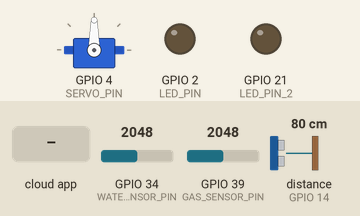
The sketch below on a simulated ESP32. On the bench: servo, output pins drawn as LEDs (lit = HIGH). The test bench sets the inputs (shaded band); at power-on: distance to the obstacle (sensor on GPIO 14) 80 cm, GPIO 34 (WATER_SENSOR_PIN) = 2048, GPIO 39 (GAS_SENSOR_PIN) = 2048. The echo pulse lasts 58.3 µs per cm; WiFi joins after 1.5 s; servers stay silent unless stated; the Firebase database answers and starts empty; pins used as bus, display or sensor lines are not drawn; what the sketch prints to the serial monitor is not drawn.

Above: at 2.7 s.
2.8 s: the phone or cloud app sets data to on
At 11.5 s:
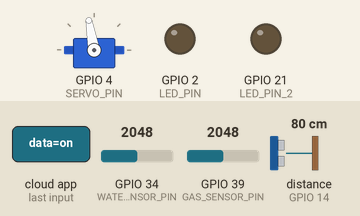
12.2 s: the phone or cloud app sets data3 to on
At 16.4 s:
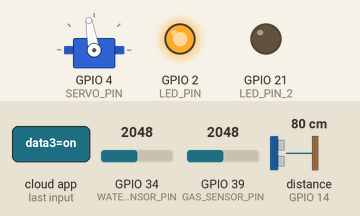
16.8 s: distance to the obstacle (sensor on GPIO 14) set to 13 cm
21.1 s: distance to the obstacle (sensor on GPIO 14) set to 10 cm
At 24.8 s:
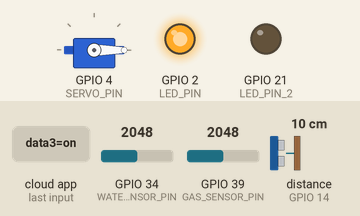
26.0 s: the phone or cloud app sets data3 to off
At 29.6 s:
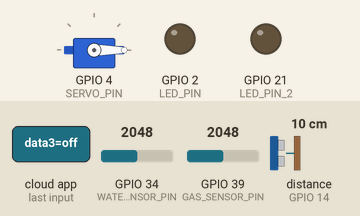
Timing chart, 0 to 31.1 s (numbered marks = the images above; inputs shaded):
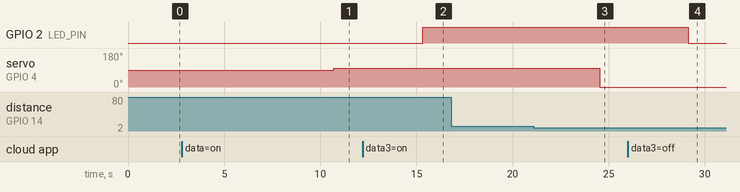

The sketch:

iot_next.ino
```cpp
#include <Arduino.h>
#include <Wire.h>
#include <WiFi.h>
#include <Firebase_ESP_Client.h>
#include <ESP32Servo.h>
#define WATER_SENSOR_PIN 34
#define GAS_SENSOR_PIN 39
#define SERVO_PIN 4
#define TRIG_PIN 12
#define ECHO_PIN 14
#define LED_PIN 2
#define LED_PIN_2 21
#define WIFI_SSID "OLAX_4G_E61B"
#define WIFI_PASSWORD "34787551"
#define API_KEY "AIzaSyB61RgvjKh09xXGxtUG3da2SxBxwsMLQz0"
#define DATABASE_URL "https://test-cart-72ea7-default-rtdb.firebaseio.com/"

FirebaseData firebaseData;
FirebaseAuth auth;
FirebaseConfig config;

const int ledPin = LED_PIN;
const int ledpin2 = LED_PIN_2;

unsigned long sendDataPrevMillis = 0;
bool signupOK = false;
String door;
String led;
String lightSensor;

// Function declarations
void connectToWiFi();
void initializeFirebase();
void tokenStatusCallback(token_info_t tokenInfo);
void readFirebaseData();
void sendDataToFirebase(int waterSensorValue, int gasSensorValue);
void alwaysOn();
void closeDoor();

Servo myservo;

void setup() {
  pinMode(ledPin, OUTPUT);
  pinMode(ledpin2, OUTPUT);
  Serial.begin(115200);

  connectToWiFi();
  initializeFirebase();

  myservo.attach(SERVO_PIN);
  pinMode(TRIG_PIN, OUTPUT);
  pinMode(ECHO_PIN, INPUT);
}

void loop() {
  readFirebaseData();
  delay(1000);
  int waterSensorValue = analogRead(WATER_SENSOR_PIN);
  if(waterSensorValue<=500){
    Serial.print("Water Sensor Value: ");
    Serial.println(waterSensorValue);
    waterSensodata(waterSensorValue);
  }
  int gasSensorValue = analogRead(GAS_SENSOR_PIN);
  if(gasSensorValue>=900){
    Serial.print("Gas Sensor Value: ");
    Serial.println(gasSensorValue);
    gasSensordata(gasSensorValue);
  }

  // if (Firebase.ready() && signupOK && (millis() - sendDataPrevMillis > 1000 || sendDataPrevMillis == 0)) {
  //   sendDataPrevMillis = millis();
  //   // sendDataToFirebase(waterSensorValue, gasSensorValue);
  // }

  if (door == "on") {
    alwaysOn();
  } else if (door == "off") {
    closeDoor();
  }

  if (lightSensor == "on") {
       digitalWrite(ledPin, HIGH);

  } else if (lightSensor == "off") {
    digitalWrite(ledPin, LOW);
}
}
void connectToWiFi() {
  WiFi.begin(WIFI_SSID, WIFI_PASSWORD);
  Serial.print("Connecting to Wi-Fi");

  while (WiFi.status() != WL_CONNECTED) {
    Serial.print(".");
    delay(300);
  }

  Serial.println();
  Serial.print("Connected with IP: ");
  Serial.println(WiFi.localIP());
  Serial.println();
}

void initializeFirebase() {
  config.api_key = API_KEY;
  config.database_url = DATABASE_URL;

  if (Firebase.signUp(&config, &auth, "", "")) {
    Serial.println("Firebase initialization successful");
    signupOK = true;
  } else {
    Serial.printf("%s\n", config.signer.signupError.message.c_str());
  }

  config.token_status_callback = tokenStatusCallback;
  Firebase.begin(&config, &auth);
  Firebase.reconnectWiFi(true);
}

void tokenStatusCallback(token_info_t tokenInfo) {
  // Implementation of the tokenStatusCallback function
  // You can add the necessary code here
}

void readFirebaseData() {
  if (Firebase.RTDB.getString(&firebaseData, "/data")) {
    door = firebaseData.stringData();
    Serial.print("Read_data (door): ");
    Serial.println(door);
  } else {
    Serial.println(firebaseData.errorReason());
  }
  delay(1000);
  if (Firebase.RTDB.getString(&firebaseData, "/data2")) {
    led = firebaseData.stringData();
    Serial.print("Read_data (led): ");
    Serial.println(led);
  } else {
    Serial.println(firebaseData.errorReason());
  }
  delay(1000);
  if (Firebase.RTDB.getString(&firebaseData, "/data3")) {
    lightSensor = firebaseData.stringData();
    Serial.print("Read_data (lightSensor): ");
    Serial.println(lightSensor);
  } else {
    Serial.println(firebaseData.errorReason());
  }
  delay(1000);

}

void waterSensodata(int waterSensorValue) {
  if (Firebase.RTDB.setInt(&firebaseData, "get_Data/waterSensorValue", waterSensorValue)) {
    Serial.print("Water Sensor Value sent to Firebase: ");
    Serial.println(waterSensorValue);
  } else {
    Serial.println("Failed to send Water Sensor Value to Firebase");
    Serial.println("REASON: " + firebaseData.errorReason());
  }
}
void gasSensordata(int gasSensorValue){
  if (Firebase.RTDB.setFloat(&firebaseData, "get_Data/gasSensorValue", gasSensorValue)) {
    Serial.print("Gas Sensor Value sent to Firebase: ");
    Serial.println(gasSensorValue);
  } else {
    Serial.println("Failed to send Gas Sensor Value to Firebase");
    Serial.println("REASON: " + firebaseData.errorReason());
  }

}
void alwaysOn() {
  // Ultrasonic sensor measurements
  long duration, distance;

  // Trigger the ultrasonic sensor
  digitalWrite(TRIG_PIN, LOW);
  delayMicroseconds(2);
  digitalWrite(TRIG_PIN, HIGH);
  delayMicroseconds(10);
  digitalWrite(TRIG_PIN, LOW);

  // Measure the echo duration
  duration = pulseIn(ECHO_PIN, HIGH);

  // Convert the duration to distance (in centimeters)
  distance = (duration * 0.0343) / 2;

  // Print the distance to the Serial Monitor
  Serial.print("Distance: ");
  Serial.print(distance);
  Serial.println(" cm");

  // Change servo position based on the distance
  if (distance <= 10) {
    myservo.write(0);    // Set servo position to 0 degrees
  } else if(distance >= 11){
    myservo.write(100);  // Set servo position to 100 degrees
  }
}
void closeDoor() {
  long duration, distance;

  // Trigger the ultrasonic sensor
  digitalWrite(TRIG_PIN, LOW);
  delayMicroseconds(2);
  digitalWrite(TRIG_PIN, HIGH);
  delayMicroseconds(10);
  digitalWrite(TRIG_PIN, LOW);

  // Measure the echo duration
  duration = pulseIn(ECHO_PIN, HIGH);

  // Convert the duration to distance (in centimeters)
  distance = (duration * 0.0343) / 2;

  // Print the distance to the Serial Monitor
  Serial.print("Distance: ");
  Serial.print(distance);
  Serial.println(" cm");

  if (distance <= 10) {
    String stringValue = "on";

    // Set the string value in Firebase Realtime Database
    if (Firebase.RTDB.setInt(&firebaseData, "get_Data/DoorSensorValue", distance)) {
      Serial.print("String value set successfully: ");
      Serial.println(stringValue);
    } else {
      Serial.println("Error setting string value");
    }

    if (led == "on") {
      myservo.write(0);
    } else if (led == "off") {
      myservo.write(100);
    }
  } else if (distance >= 10) {
    String stringValue = "off";
    myservo.write(100);
    // Set the string value in Firebase Realtime Database
    if (Firebase.RTDB.setInt(&firebaseData, "get_Data/DoorSensorValue", distance)) {
      Serial.print("String value set successfully: ");
      Serial.println(stringValue);
    } else {
      Serial.println("Error setting string value");
    }
  }
}
```

Measured:
- the behaviour switches between 12 and 11 cm on distance to the obstacle (sensor on GPIO 14) (found by bisection; images 2 and 3)
- after the input at 2.8 s, servo on GPIO 4 (SERVO_PIN): 90° → 100° after 7.9 s
- after the input at 12.2 s, GPIO 2 (LED_PIN): LOW → HIGH after 3.1 s
- after the input at 16.8 s, every drawn part: stays the same
- after the input at 21.1 s, servo on GPIO 4 (SERVO_PIN): 100° → 0° after 3.4 s
- after the input at 26.0 s, GPIO 2 (LED_PIN): HIGH → LOW after 3.1 s
